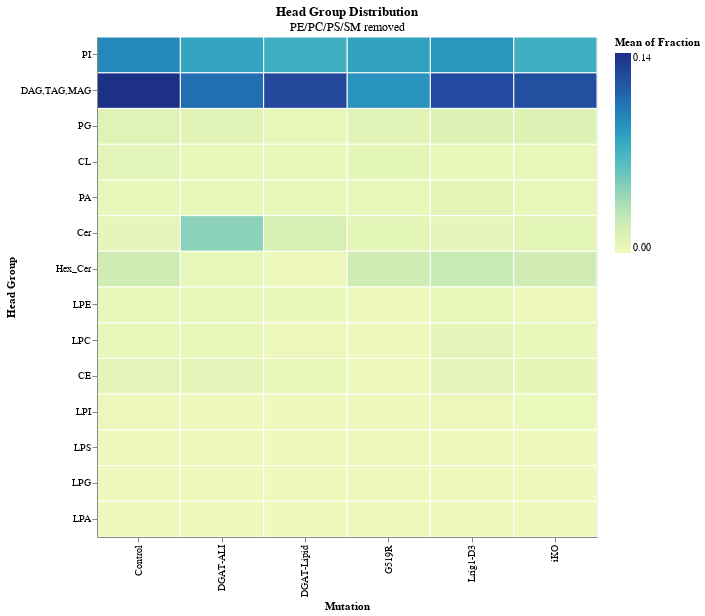

Notebook code for this chart:
### Code cell
hm = alt.Chart(h_dropped).mark_rect(stroke='white').encode(
    x='Mutation:N',
    y=alt.Y('Head Group:N', sort=alt.EncodingSortField(field='Fraction', order='descending')),
    color='mean(Fraction):Q',
    tooltip=['Mutation', 'Head Group', 'mean(Fraction)']
).properties(
    title = {'text': "Head Group Distribution", "subtitle":"PE/PC/PS/SM removed"},
    width=500,
    height=500
)
hm.save('graphs/dgat/head_group/Heatmap_NoPEPCPSSM.png', ppi=300)
hm

### Figure 1 — Vega-Lite specification as saved in the notebook (floating-point values rounded to 4 significant figures; data arrays with more than 128 entries replaced by an {"elided": "..."} marker saying what was removed)
{"config": {"view": {"continuousWidth": 300, "continuousHeight": 300}}, "data": {"name": "data-228f97085e76f9dd6c98b2425e6ed228"}, "mark": {"type": "rect", "stroke": "white"}, "encoding": {"color": {"aggregate": "mean", "field": "Fraction", "type": "quantitative"}, "tooltip": [{"field": "Mutation", "type": "nominal"}, {"field": "Head Group", "type": "nominal"}, {"aggregate": "mean", "field": "Fraction", "type": "quantitative"}], "x": {"field": "Mutation", "type": "nominal"}, "y": {"field": "Head Group", "sort": {"field": "Fraction", "order": "descending"}, "type": "nominal"}}, "height": 500, "title": {"text": "Head Group Distribution", "subtitle": "PE/PC/PS/SM removed"}, "width": 500, "$schema": "https://vega.github.io/schema/vega-lite/v5.17.0.json", "datasets": {"data-228f97085e76f9dd6c98b2425e6ed228": {"elided": "308 records"}}}
